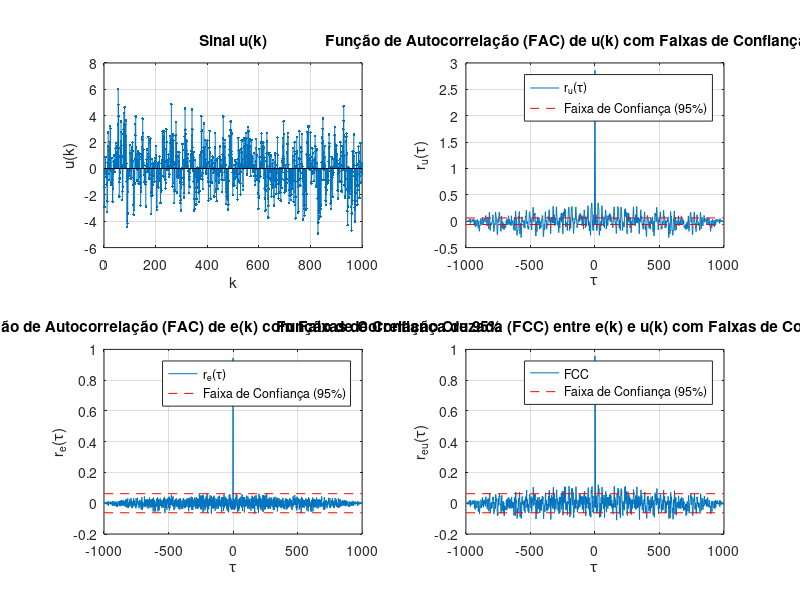

MATLAB code to generate this figure:
k = 1000;
e = randn(1, k);
u = 0.9 * circshift(e, [0, -1]) + 0.8 * circshift(e, [0, -2]) + 0.7 * circshift(e, [0, -3]) + e;

subplot(2,2,1);
stem(1:k, u, '.');
xlabel('k');
ylabel('u(k)');
title('Sinal u(k)');
grid on;

[ru, lag] = xcorr(u, 'biased');

alpha = 0.05;
N = length(u);
conf_interval = norminv([alpha/2, 1-alpha/2], 0, 1/sqrt(N));

subplot(2,2,2);
plot(lag, ru);
hold on;
line([lag(1), lag(end)], [conf_interval(1), conf_interval(1)], 'color', 'r', 'linestyle', '--');
line([lag(1), lag(end)], [conf_interval(2), conf_interval(2)], 'color', 'r', 'linestyle', '--');
xlabel('\tau');
ylabel('r_{u}(\tau)');
title('Função de Autocorrelação (FAC) de u(k) com Faixas de Confiança de 95%');
legend('r_{u}(\tau)', 'Faixa de Confiança (95%)');
grid on;
hold off;


[re, lag2] = xcorr(e, 'biased');

N2 = length(e);
conf_interval2 = norminv([alpha/2, 1-alpha/2], 0, 1/sqrt(N2));

subplot(2,2,3);
plot(lag2, re);
hold on;
line([lag2(1), lag2(end)], [conf_interval2(1), conf_interval2(1)], 'color', 'r', 'linestyle', '--');
line([lag2(1), lag2(end)], [conf_interval2(2), conf_interval2(2)], 'color', 'r', 'linestyle', '--');
xlabel('\tau');
ylabel('r_{e}(\tau)');
title('Função de Autocorrelação (FAC) de e(k) com Faixas de Confiança de 95%');
legend('r_{e}(\tau)', 'Faixa de Confiança (95%)');
grid on;
hold off;


[reu, lag3] = xcorr(e, u, 'biased');

subplot(2,2,4)
plot(lag3, reu);
hold on;
line([lag3(1), lag3(end)], [conf_interval2(1), conf_interval2(1)], 'color', 'r', 'linestyle', '--');
line([lag3(1), lag3(end)], [conf_interval2(2), conf_interval2(2)], 'color', 'r', 'linestyle', '--');
xlabel('\tau');
ylabel('r_{eu}(\tau)');
title('Função de Correlação Cruzada (FCC) entre e(k) e u(k) com Faixas de Confiança de 95%');
legend('FCC', 'Faixa de Confiança (95%)');
grid on;
hold off;